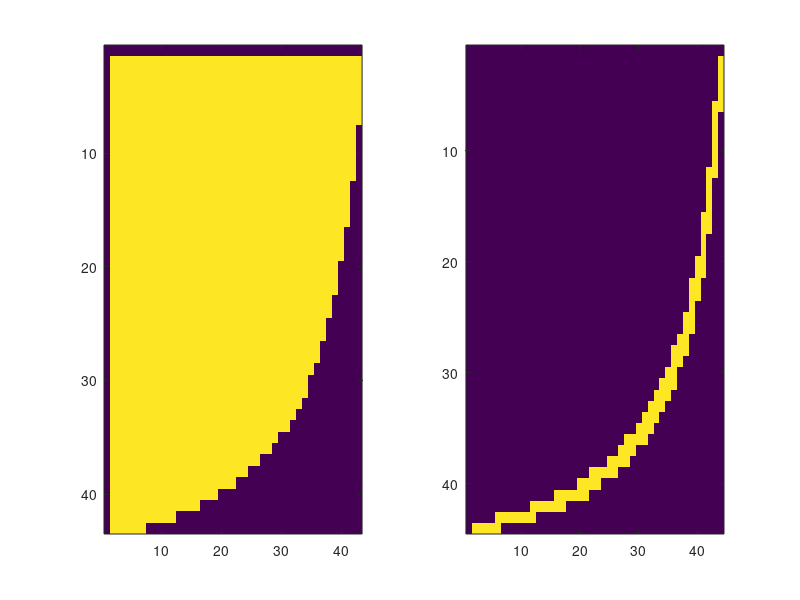

Source code (MATLAB):
% Toby Thomas, 2017
function [data,data2] = ROI_3_gen()

close all;
clear;
%initalise data and data2
data = zeros (70);
data2 = zeros(70);

clear;

% create ROI
for x = 2:49
    for y = 2:49
        val = (x-50)*(y-50);
        
        if val > 300
            data (x,y) = 1;
        end
    end
end
%create continuous boundary values
i = 50000000;
for x = 2:49
    for y = 2:49
        val = (x-50)*(y-50);

        if (val <310 && val > 260)
            data2 (x,y) = i;
            i = i+1;
        end
    end
end

%save to .txt files
save('ROI_3.txt', 'data');
save('bdry_Values_3.txt','data2')

%visualise
subplot(1,2,1)
imagesc(data)
subplot(1,2,2)
imagesc(data2)
end
